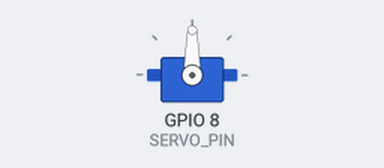
Bench run of a sketch on a simulated ESP32-S3. On the bench: servo. I2S audio is not simulated (input reads silence); what the sketch prints to the serial monitor is not drawn.

Above: at 1.55 s.
Timing chart, 0 to 10.3 s (numbered marks = the images above):
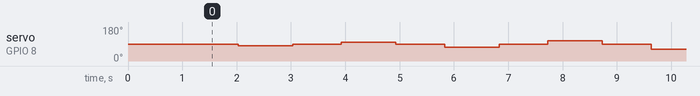

The sketch:

servo_mic_test.ino
```cpp
// servo_mic_test.ino
// ESP32-S3 Supermini + INMP441 (I2S mic) + 9g (or bigger) hobby servo.
//
// Runs a scheduled sequence of servo moves while continuously streaming
// mic audio out over USB serial, so movement noise is captured with no
// gaps. Prints a JSON test plan first (so the PC side knows what happened
// when), then a delimiter line, then raw 16-bit PCM forever.
//
// UNTESTED — written without hardware to compile/flash against. Likely
// things to check on first flash:
//   - Arduino-ESP32 core version: this uses the legacy `driver/i2s.h` API.
//     Core v3.x may want `driver/i2s_std.h` instead — if i2s_driver_install
//     fails to compile, that's why.
//   - ESP32Servo needs a core with LEDC available on your chosen pin.
//   - Baud 921600 over native USB CDC should be plenty for 16kHz*16bit
//     (32 KB/s), but confirm your serial monitor / pyserial can hold it.
//
// Wiring (avoid ESP32-S3 strapping pins 0/3/45/46):
//   INMP441   VDD->3V3  GND->GND  L/R->GND (left ch)  WS->GPIO12  SCK->GPIO11  SD->GPIO13
//   Servo     signal->GPIO8  power from the board's 5V pin (fine for a 9g SG92R), and
//             share ground with the ESP32.

#include <ESP32Servo.h>
#include <driver/i2s.h>

#define I2S_WS    12
#define I2S_SD    13
#define I2S_SCK   11
#define SERVO_PIN 8

#define VERSION "1.2"

// 16 kHz put Nyquist at 8 kHz, and the first real recording still had servo
// energy climbing at that edge: +34 dB over room noise in the 6-8 kHz band with
// no sign of a peak. The spectrum was being cut off rather than captured, so
// any pitch read off it was a read of the band limit. 32 kHz moves Nyquist to
// 16 kHz, past where small-servo gear noise runs out.
#define SAMPLE_RATE 32000
#define I2S_PORT    I2S_NUM_0

// INMP441 gives 24 bits left-justified in a 32-bit slot, so >>8 is the 24-bit
// value and >>16 is that scaled to 16-bit full scale. This was >>14, four times
// hotter than full scale, which went unnoticed with the mic 5 cm away and
// clipped 1.09% of samples across half the events once it moved to 1 cm.
// Clipping manufactures broadband harmonics, which is indistinguishable from
// the "is the whine noisy or tonal" answer this rig exists to measure.
#define MIC_SHIFT 16

// ---- SET THIS before flashing: which servo type is wired up ----
static const bool TEST_POSITIONAL = false;  // 0-180 deg hobby servo
static const bool TEST_CONTINUOUS = true;   // continuous-rotation servo

Servo servo;

// ---------------- Test parameters ----------------
const int distances[]  = {5, 10, 20, 30, 45, 60, 90, 120, 150}; // degrees from home
const int stepDelays[] = {0, 5, 10, 20};                        // ms/degree; 0 = jump (servo's own max speed)
const int contSpeeds[] = {50, 100, 150, 200, 300, 400, 500};    // us offset from 1500 (stop), both directions
const int REPEATS = 3;

const uint32_t MOVE_WINDOW_MS = 700;   // minimum analysis window per event
const uint32_t GAP_MS         = 900;   // silence after the window, covers the return move
const uint32_t SETTLE_MS      = 100;   // margin either side of a move

// Home sits near one end of travel so HOME_ANGLE + max(distances) stays inside
// the servo's range. At the old HOME_ANGLE of 90 the three largest distances
// asked for 180/210/240 deg; everything past 180 is unreachable on a positional
// servo, so those events commanded nothing and the servo sat still at home while
// the plan still claimed a move had happened.
const int HOME_ANGLE      = 15;
const int SERVO_MIN_ANGLE = 0;
const int SERVO_MAX_ANGLE = 180;

// Logical events, used only for the JSON plan the PC needs for slicing.
struct LogEvent { char type; int p1; int p2; uint32_t start_ms; uint32_t dur_ms; };
LogEvent logEvents[300];
int logLen = 0;

// Raw hardware commands, purely time-triggered, no blocking.
// Sized for the worst case: 3 repeats x 9 distances x (3 stepped rates x
// (distance+2) steps + 1 jump-rate x 2 steps) = ~4986 for the positional
// sweep as configured below. Bumped with headroom since this silently
// overflowed into other globals at 2000 and looked like a hardware fault.
struct Cmd { uint32_t time_ms; bool isServoWrite; int angleOrUs; bool isMicroseconds; };
Cmd cmds[6000];
int cmdLen = 0;
uint32_t totalDuration = 0;

// Stop dead and say why. A sweep that can't be executed as planned must not
// record as though it was: a silently-skipped move still produces an event in
// the plan, and the PC side then reads servo noise that never happened.
void halt(const char *msg, int value) {
  while (true) {
    Serial.printf("FATAL: %s (%d)\n", msg, value);
    Serial.flush();
    delay(1000);
  }
}

void addCmdAngle(uint32_t t, int angle) {
  if (angle < SERVO_MIN_ANGLE || angle > SERVO_MAX_ANGLE)
    halt("commanded angle outside servo range, sweep would record a move that never happened", angle);
  if (cmdLen >= (int)(sizeof(cmds)/sizeof(cmds[0])))
    halt("cmds array full, reduce the sweep or raise its size rather than letting it wrap", cmdLen);
  cmds[cmdLen++] = {t, true, angle, false};
}
void addCmdMicros(uint32_t t, int us) {
  if (cmdLen >= (int)(sizeof(cmds)/sizeof(cmds[0])))
    halt("cmds array full, reduce the sweep or raise its size rather than letting it wrap", cmdLen);
  cmds[cmdLen++] = {t, true, us, true};
}

void buildPlan() {
  uint32_t t = 500; // lead-in silence

  for (int r = 0; r < REPEATS; r++) {
    if (TEST_POSITIONAL) {
      for (int d = 0; d < (int)(sizeof(distances)/sizeof(int)); d++) {
        for (int s = 0; s < (int)(sizeof(stepDelays)/sizeof(int)); s++) {
          int target = HOME_ANGLE + distances[d];
          int stepDelay = stepDelays[s];

          // A stepped move takes distance x stepDelay ms, which for the slower
          // rates is several times MOVE_WINDOW_MS. The window has to be sized
          // from the move, not the other way round: a fixed window leaves step
          // commands still pending when the next event is due, so events fire
          // late while the plan still claims the original start_ms, and the PC
          // side slices the wrong audio for every event after the first overrun.
          uint32_t moveDur = (stepDelay == 0) ? 0 : (uint32_t)distances[d] * stepDelay;
          uint32_t window  = max(MOVE_WINDOW_MS, moveDur + SETTLE_MS);

          if (logLen >= (int)(sizeof(logEvents)/sizeof(logEvents[0])))
            halt("logEvents array full, raise its size", logLen);
          logEvents[logLen++] = {'P', distances[d], stepDelay, t, window};

          if (stepDelay == 0) {
            addCmdAngle(t, target);
          } else {
            for (int a = HOME_ANGLE, i = 0; a <= target; a++, i++) {
              addCmdAngle(t + i * (uint32_t)stepDelay, a);
            }
          }
          // Return home after the analysis window closes, so the return move's
          // own noise lands in the gap instead of the segment being measured.
          addCmdAngle(t + window + SETTLE_MS, HOME_ANGLE);
          uint32_t evEnd = t + window + GAP_MS;
          t = evEnd;
        }
      }
    }
    if (TEST_CONTINUOUS) {
      for (int s = 0; s < (int)(sizeof(contSpeeds)/sizeof(int)); s++) {
        for (int sign = -1; sign <= 1; sign += 2) {
          int us = 1500 + sign * contSpeeds[s];
          if (logLen >= (int)(sizeof(logEvents)/sizeof(logEvents[0])))
            halt("logEvents array full, raise its size", logLen);
          logEvents[logLen++] = {'C', sign * contSpeeds[s], 0, t, MOVE_WINDOW_MS + 300};
          addCmdMicros(t, us);
          uint32_t evEnd = t + MOVE_WINDOW_MS + 300 + GAP_MS;
          addCmdMicros(evEnd - GAP_MS, 1500); // stop
          t = evEnd;
        }
      }
    }
  }
  totalDuration = t + 500; // trailing silence

  // loop() walks cmds[] forward only, firing anything whose time has passed, so
  // a command sitting out of order fires at the wrong moment without any sign
  // that it did. Claim the ordering rather than assume it survived the maths.
  for (int i = 1; i < cmdLen; i++) {
    if (cmds[i].time_ms < cmds[i - 1].time_ms)
      halt("cmds are not in time order, event windows must be overlapping", i);
  }

  // Every move must finish inside the window the plan reports for it, or the
  // PC side measures a segment the servo was still moving through.
  for (int i = 0; i < logLen; i++) {
    if (logEvents[i].type != 'P' || logEvents[i].p2 == 0) continue;
    uint32_t moveDur = (uint32_t)logEvents[i].p1 * logEvents[i].p2;
    if (moveDur > logEvents[i].dur_ms)
      halt("a move outlasts its own analysis window", i);
  }
}

void printPlanJson() {
  // Report the rate actually compiled in. Hardcoding it here meant the PC side
  // could slice a 32 kHz stream as though it were 16 kHz and never know.
  Serial.printf("{\"sample_rate\":%d,\"events\":[", SAMPLE_RATE);
  for (int i = 0; i < logLen; i++) {
    Serial.printf("{\"i\":%d,\"type\":\"%c\",\"p1\":%d,\"p2\":%d,\"start_ms\":%lu,\"dur_ms\":%lu}%s",
      i, logEvents[i].type, logEvents[i].p1, logEvents[i].p2,
      (unsigned long)logEvents[i].start_ms, (unsigned long)logEvents[i].dur_ms,
      (i < logLen - 1) ? "," : "");
  }
  Serial.printf("],\"total_ms\":%lu}\n", (unsigned long)totalDuration);
  Serial.println("===AUDIO_START===");
}

void i2sInit() {
  i2s_config_t cfg = {
    .mode = (i2s_mode_t)(I2S_MODE_MASTER | I2S_MODE_RX),
    .sample_rate = SAMPLE_RATE,
    .bits_per_sample = I2S_BITS_PER_SAMPLE_32BIT,
    .channel_format = I2S_CHANNEL_FMT_ONLY_LEFT,
    .communication_format = I2S_COMM_FORMAT_STAND_I2S,
    .intr_alloc_flags = 0,
    .dma_buf_count = 8,
    .dma_buf_len = 256,
    .use_apll = false
  };
  i2s_pin_config_t pins = {
    .bck_io_num = I2S_SCK,
    .ws_io_num = I2S_WS,
    .data_out_num = I2S_PIN_NO_CHANGE,
    .data_in_num = I2S_SD
  };
  i2s_driver_install(I2S_PORT, &cfg, 0, NULL);
  i2s_set_pin(I2S_PORT, &pins);
}

void setup() {
  Serial.begin(921600);
  delay(1500);

  Serial.println("=== servo note-scan test v" VERSION " ===");
  Serial.println("Servo move sweep recorded on an I2S mic: JSON plan, then raw 16-bit PCM");
  Serial.println("https://github.com/sui001/Servo-notes");

  servo.setPeriodHertz(50);
  servo.attach(SERVO_PIN, 1000, 2000);
  // On a continuous-rotation servo write(angle) is a speed, not a position:
  // write(HOME_ANGLE) at 15 would spin it hard from boot until the first
  // command, straight through the lead-in silence the analysis relies on.
  if (TEST_CONTINUOUS && !TEST_POSITIONAL) servo.writeMicroseconds(1500);
  else                                     servo.write(HOME_ANGLE);

  i2sInit();
  buildPlan();
  printPlanJson();
}

int cmdIdx = 0;
uint32_t t0;
bool started = false;
bool done = false;

void loop() {
  if (!started) { t0 = millis(); started = true; }
  uint32_t now = millis() - t0;

  // Fire any due hardware commands. Each is a single non-blocking call.
  while (cmdIdx < cmdLen && now >= cmds[cmdIdx].time_ms) {
    Cmd &c = cmds[cmdIdx];
    if (c.isMicroseconds) servo.writeMicroseconds(c.angleOrUs);
    else                  servo.write(c.angleOrUs);
    cmdIdx++;
  }

  // Stream mic audio continuously regardless of what the servo is doing.
  static int32_t raw[128];
  size_t bytesRead = 0;
  i2s_read(I2S_PORT, raw, sizeof(raw), &bytesRead, 0); // non-blocking (0 tick wait)
  int n = bytesRead / sizeof(int32_t);
  if (n > 0) {
    static int16_t out[128];
    for (int i = 0; i < n; i++) {
      int32_t s = raw[i] >> MIC_SHIFT;
      // Clamp rather than let the cast wrap: a sample past full scale would
      // otherwise flip polarity and read as a spike, which looks like noise
      // in the spectrum instead of looking like the overload it is.
      if (s >  32767) s =  32767;
      if (s < -32768) s = -32768;
      out[i] = (int16_t)s;
    }
    Serial.write((uint8_t*)out, n * sizeof(int16_t));
  }

  if (!done && now > totalDuration + 1000) {
    done = true;
    servo.writeMicroseconds(1500);
  }
}
```
